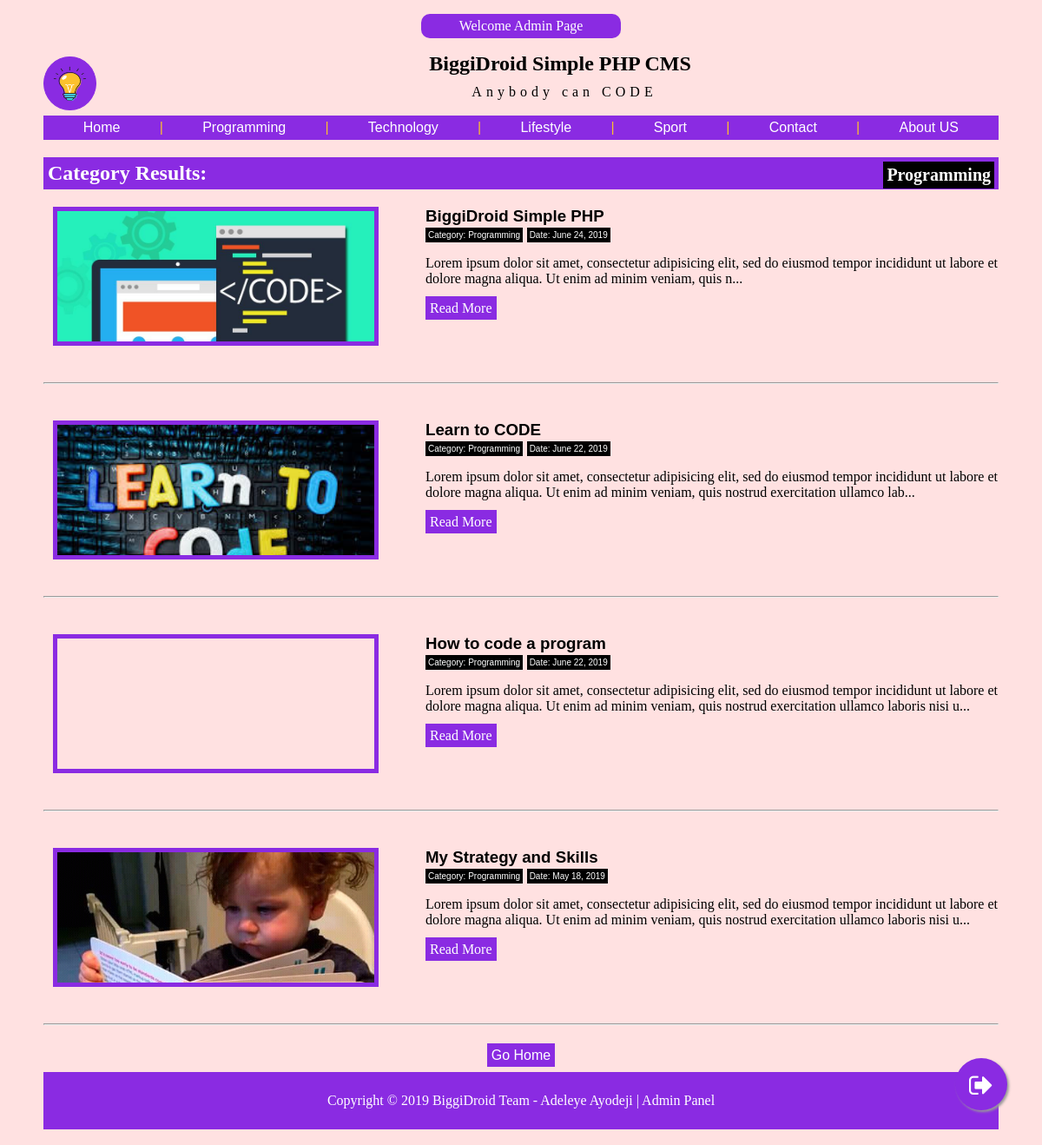
The app's page /include/category.php?category=Programming (signed in) with its own data.
### tables this page shows
CREATE TABLE IF NOT EXISTS `sitedetails` (
  `id` int(11) NOT NULL AUTO_INCREMENT,
  `sitelogo` mediumtext DEFAULT NULL,
  `sitetitle` mediumtext DEFAULT NULL,
  `sitetagline` mediumtext DEFAULT NULL,
  PRIMARY KEY (`id`)
);

CREATE TABLE IF NOT EXISTS `post` (
  `id` int(11) NOT NULL AUTO_INCREMENT,
  `search` varchar(10000) DEFAULT NULL,
  `category` longtext DEFAULT NULL,
  `title` longtext DEFAULT NULL,
  `text` longtext DEFAULT NULL,
  `image` longtext DEFAULT NULL,
  `date` varchar(10000) DEFAULT NULL,
  PRIMARY KEY (`id`)
);

### include/category.php (the view)
<?php
include 'headercat.php';
$category = $_GET["category"];
$query = mysqli_query($con, "SELECT * FROM post WHERE category='$category' ");
$row1 = mysqli_fetch_assoc($query)
?>
  <div class="more">
  				<h2 class="h2admin">Category Results: <small style="background: black;color: white;padding: 4px;"><?php echo $row1["category"]; ?></small></h2>
				<?php
				$query = mysqli_query($con, "SELECT * FROM post WHERE category='$category' ORDER BY id DESC");
				while ($row = mysqli_fetch_assoc($query)) {
					?>
					<div style="clear: both;margin-bottom: 50px;">
				<div style="width: 40%;float: left;">
					<div style="background-image: url('image/<?php echo $row['image']; ?>');
				    background-position: center top !important;
				    background-size: cover;
				    background-repeat: no-repeat;
				    height: 150px;
				    width: 83%;
				    margin-left: 11px;
				    border: 5px solid blueviolet;"></div>
				</div>
				<div style="width:60%;float: right;">
				<h3 style="color: black;margin: 0px;">
					<?php echo $row['title']; ?>
				</h3>
				<small style="margin: 0px;background: black none repeat scroll 0% 0%;color: white;padding: 3px;font-size: 10px;">Category: <?php echo $row["category"]; ?></small>
				<small style="margin: 0px;background: black none repeat scroll 0% 0%;color: white;padding: 3px;font-size: 10px;">Date: <?php echo $row["date"]; ?></small>
				<p style="color: black;" >
					<?php echo substr($row['text'],0,200)."..."; ?>
				</p>
				</div>
				<p style="font-family: calibri; "><a style="background: blueviolet;padding: 5px;color: white;text-decoration: none;" href="article/<?php echo $row['id']; ?>/<?php echo strtolower(str_replace(' ', '-', trim($row['title'])))."/"; ?>">Read More</a>
				</div><br><hr><br>
					<?php
				}
				?>
				<center style="margin-bottom: 10px;"><a style="background: blueviolet;padding: 5px;color: white;text-decoration: none;" href="../index.php">Go Home</a></center>
			</div>
<?php include 'footercat.php'; ?>

### include/headercat.php (shortened to what this page needs)
<?php session_start();
include 'db.php';
$query = mysqli_query($con, "SELECT * FROM sitedetails");
$row = mysqli_fetch_assoc($query);
?>
<!DOCTYPE html>
<html>
<head>
	<link rel="stylesheet" type="text/css" href="css/style.css">
	<link rel="stylesheet" type="text/css" href="css/responsive.css">
	<link rel="stylesheet" type="text/css" href="css/animate.css">
	<link rel="stylesheet" type="text/css" href="css/font-awesome.css">
</head>
<body>
	<div class="container">
		<?php if (isset($_SESSION["admin"])) { ?><p class="linktag"><a href="admin/">
					Welcome <?php echo $_SESSION["user"]; ?> </a></p><?php
																	}; ?>
		<div class="header">
			<div class="logo">
				<a href=""><img align="center" class="sitelogo" src="image/<?php echo $row["sitelogo"] ?>"></a>
			</div>
			<div class="mainhead">
				<h2><?php echo $row["sitetitle"] ?></h2>
				<span class="sitetagline"><?php echo $row["sitetagline"] ?></span>
			</div>
			<br>
			<nav class="nav1">
				<a href="#">Home</a> |
				<?php
				$query = mysqli_query($con, "SELECT * FROM post ORDER BY id ASC LIMIT 4");
				while ($row = mysqli_fetch_assoc($query)) {
				?>
					<a href="category/<?php echo strtolower($row['category']); ?>"><?php echo $row["category"]; ?></a> |
				<?php
				} ?>
				<a href="#">Contact</a> |
				<a href="#">About US</a>
			</nav>
		</div>

### css/style.css (style rules this page uses)
body { font-family: arial; background: #ffe1e1; }
.container { margin-left: auto; margin-right: auto; width: 1100px; background: #ffe1e1; padding: 10px; padding-top: 0px; margin-top: 0px; }
.logo { width: 100px; float: left; }
.mainhead { text-align: center; }
.mainhead h2 { margin: 10px; font-family: cursive; }
.h2admin { background: blueviolet; color: white; padding: 5px; text-align: left; }
.h2admin small { float: right; background: white; color: blueviolet; padding: 3px; }
.linktag { background: blueviolet; color: white; text-align: center; width: 20%; margin-right: auto; margin-left: auto; padding: 5px; border-radius: 10px; }
nav { display: inline-block; background: blueviolet; padding: 5px; color: #fcc12d; }
nav a { margin-right: 20px; margin-left: 20px; color: white; text-decoration: none; padding: 20.8px; }
p { font-family: calibri; }
h2 { font-family: calibri; }
img { background-position: center top !important; }
.sitetagline { font-family: calibri; margin: 0px; margin-top: 0px; letter-spacing: 5px; }
.sitelogo { height: 40px; width: 39px; background: #8a2be2; margin-top: 5px; padding: 10px; border-radius: 100%; border: 1px solid #8a2be2; }
a { text-decoration: none; }
.linktag a { color: white; }

### css/responsive.css (style rules this page uses)
@media only screen and (min-width: 300px) { .container { width: 300px; } }
@media only screen and (min-width: 300px) { .nav1 { display: none; } }
@media only screen and (min-width: 320px) { .container { width: 320px; } }
@media only screen and (min-width: 320px) { .nav1 { display: none; } }
@media only screen and (min-width: 393px) { .container { width: 393px; } }
@media only screen and (min-width: 393px) { .nav1 { display: none; } }
@media only screen and (min-width: 470px) { .container { width: 470px; } }
@media only screen and (min-width: 470px) { .nav1 { display: none; } }
@media only screen and (min-width: 570px) { .container { width: 570px; } }
@media only screen and (min-width: 570px) { .nav1 { display: none; } }
@media only screen and (min-width: 600px) { .container { width: 600px; } }
@media only screen and (min-width: 600px) { nav a { padding: 0px; margin-right: 5px; margin-left: 5px; } }
@media only screen and (min-width: 600px) { .nav1 { display: block; } }
@media only screen and (min-width: 768px) { .container { width: 768px; } }
@media only screen and (min-width: 768px) { nav a { padding: 0px; margin-right: 17px; margin-left: 17px; } }
@media only screen and (min-width: 768px) { .nav1 { display: block; } }
@media only screen and (min-width: 992px) { .container { width: 992px; } }
@media only screen and (min-width: 992px) { nav a { padding: 13px; margin-right: 20px; margin-left: 20px; } }
@media only screen and (min-width: 992px) { .nav1 { display: block; } }
@media only screen and (min-width: 1200px) { .container { width: 1100px; } }
@media only screen and (min-width: 1200px) { nav a { padding: 20.8px; margin-right: 20px; margin-left: 20px; } }
@media only screen and (min-width: 1200px) { .nav1 { display: block; } }

### records on screen
sitedetails: sitelogo (picture), sitetitle "BiggiDroid Simple PHP CMS", sitetagline "Anybody can CODE"
post: category "Programming", image (picture), title "My Strategy and Skills", date "May 18, 2019", text "Lorem ipsum dolor sit amet, consectetur adipisicing elit, sed do eiusmod tempor incididunt ut labore et dolore magna aliqua. Ut enim ad minim veniam, quis nostrud exercitation ullamco laboris nisi u"
post: category "Technology"
post: category "Lifestyle"
post: category "Sport"
post: image (picture), title "BiggiDroid Simple PHP", category "Programming", date "June 24, 2019", text "Lorem ipsum dolor sit amet, consectetur adipisicing elit, sed do eiusmod tempor incididunt ut labore et dolore magna aliqua. Ut enim ad minim veniam, quis n"
post: image (picture), title "Learn to CODE", category "Programming", date "June 22, 2019", text "Lorem ipsum dolor sit amet, consectetur adipisicing elit, sed do eiusmod tempor incididunt ut labore et dolore magna aliqua. Ut enim ad minim veniam, quis nostrud exercitation ullamco lab"
post: title "How to code a program", category "Programming", date "June 22, 2019", text "Lorem ipsum dolor sit amet, consectetur adipisicing elit, sed do eiusmod tempor incididunt ut labore et dolore magna aliqua. Ut enim ad minim veniam, quis nostrud exercitation ullamco laboris nisi u"

### other values on screen
$_SESSION["user"] "Admin Page"
